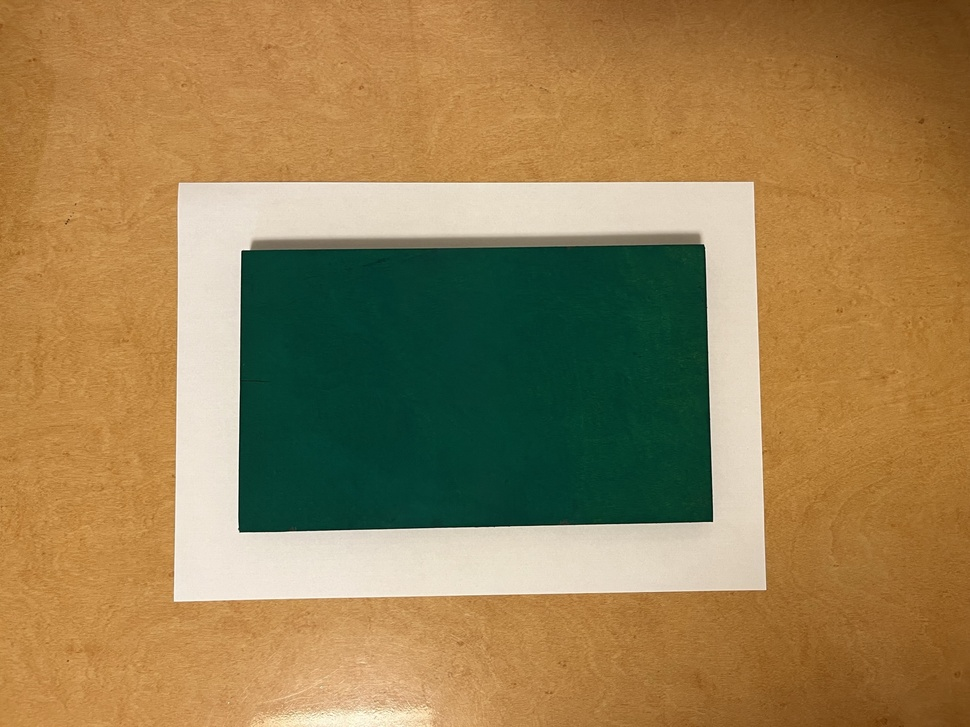
#> input picture data/original_sheet_green.jpg, 970 x 727 px, shrunk from 2048 x 1536 before the run
$ python mask_sheet_green.py
#> lines starting #> are read from the running program, lines starting #| are printed output that depends on the picture; after the words box and inside, x2 and y2 are one past the last pixel; in counts of white or black regions, pixels touching at a corner belong together
#!/usr/bin/env python3
# -*- coding: utf-8 -*-

import cv2 as cv
import numpy as np

#画像データの読み込み
img = cv.imread("original_sheet_green.jpg")
#> img is the input picture: shape (727, 970, 3); mean B, G, R 82.4, 127.9, 153

#BGR色空間からHSV色空間への変換
hsv = cv.cvtColor(img, cv.COLOR_BGR2HSV)
#> hsv: shape (727, 970, 3); mean H, S, V 28.8, 155.6, 163.3

#色検出しきい値の設定
lower = np.array([30,64,0])
upper = np.array([90,255,255])

#色検出しきい値範囲内の色を抽出するマスクを作成
frame_mask = cv.inRange(hsv, lower, upper)
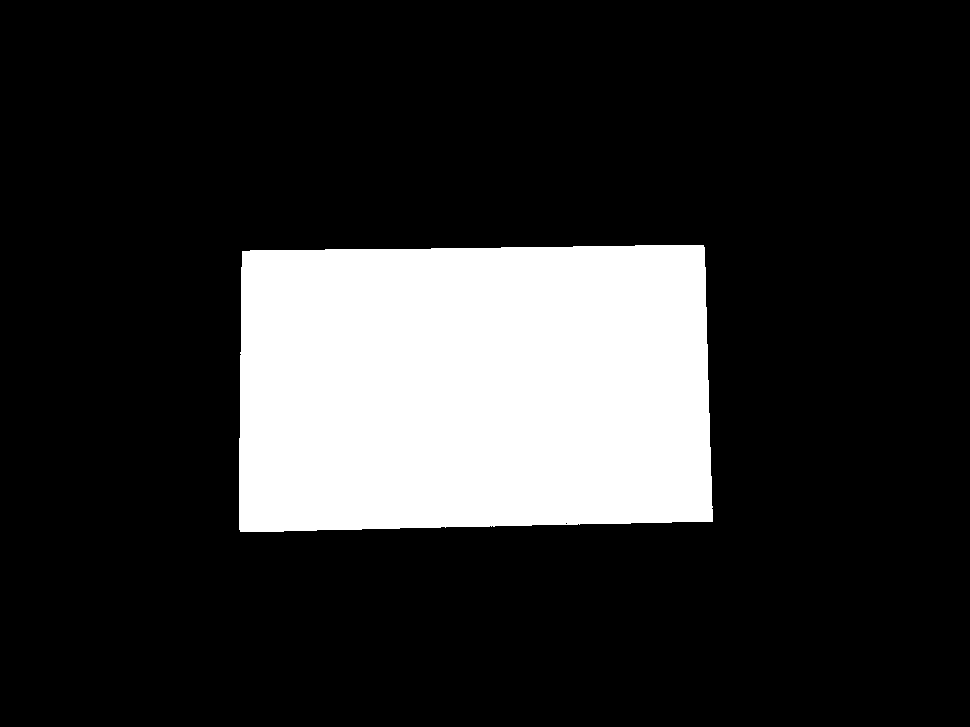
#> frame_mask: shape (727, 970); 18.6% white; 1 white region, box (x1, y1, x2, y2) and area: (239, 245, 713, 532) 130848

#論理演算で色検出
dst = cv.bitwise_and(img, img, mask=frame_mask)
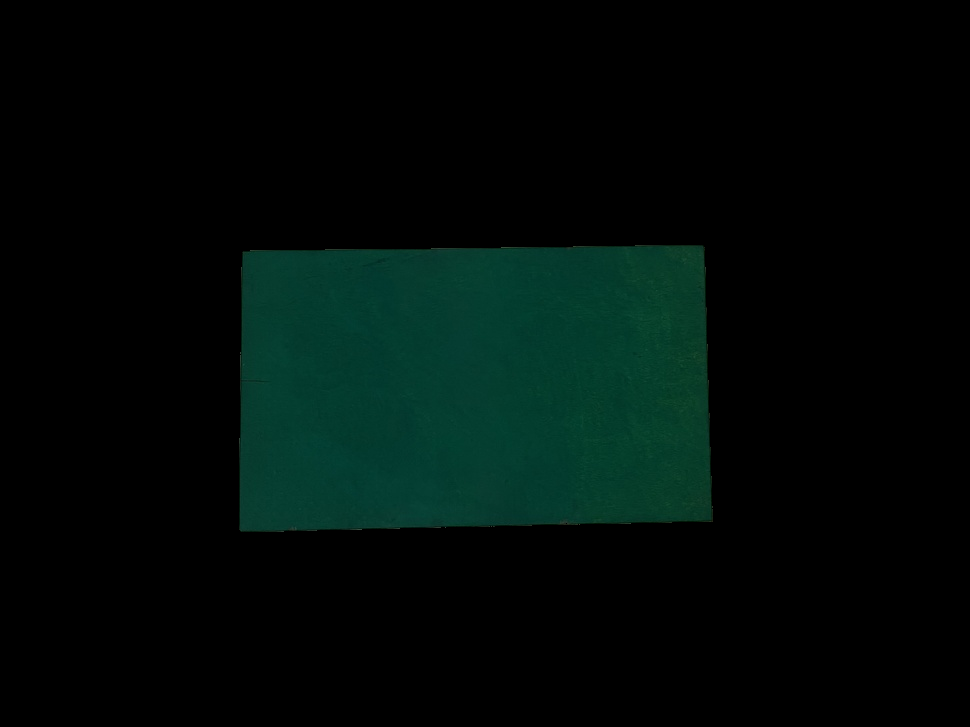
#> dst: shape (727, 970, 3); mean B, G, R 8.4, 11.2, 0.9

cv.imshow("Image",dst)

if cv.waitKey(0) & 0xFF == ord('q'):
#> (key q is pressed here)
    cv.destroyAllWindows()

$ run again, with data/original_cube_green.jpg copied over data/original_sheet_green.jpg
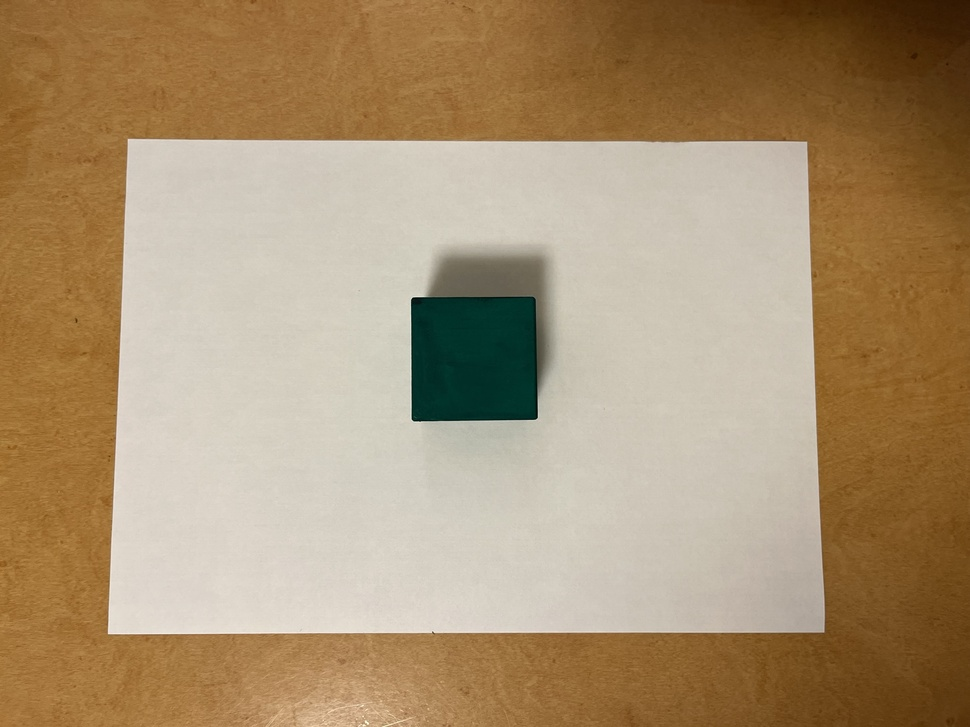
#> input picture data/original_cube_green.jpg, 970 x 727 px, shrunk from 2048 x 1536 before the run
#> img is the input picture: shape (727, 970, 3); mean B, G, R 113.1, 145.5, 169.1
#> hsv: shape (727, 970, 3); mean H, S, V 19.6, 103.8, 170.1
#> `frame_mask = cv.inRange(hsv, lower, upper)`:
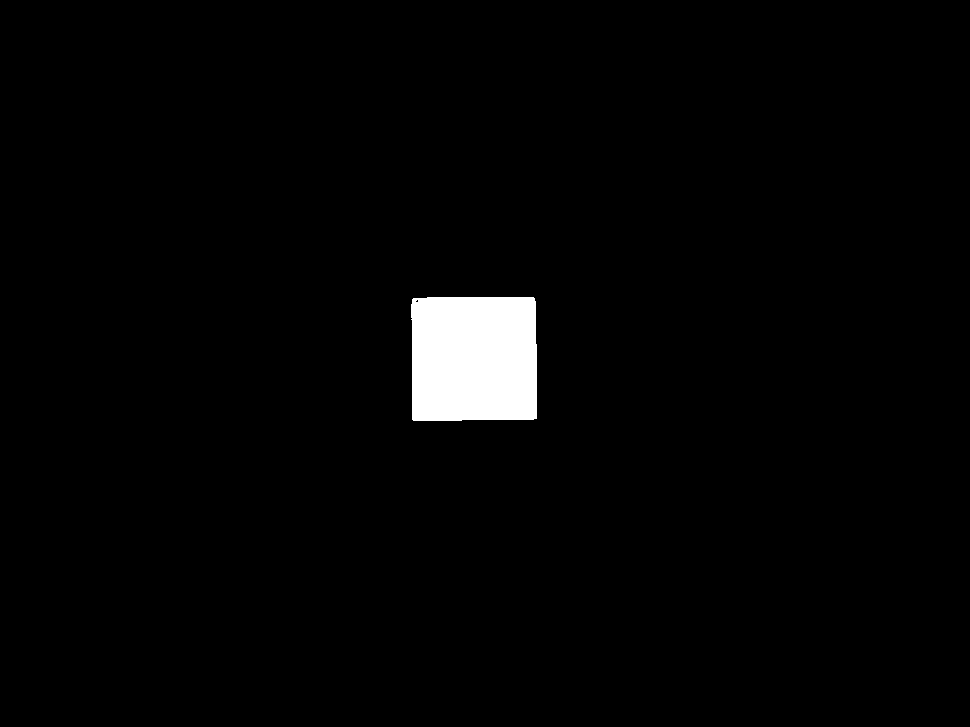
#> frame_mask: shape (727, 970); 2.2% white; 1 white region, box (x1, y1, x2, y2) and area: (411, 297, 537, 421) 15365
#> `dst = cv.bitwise_and(img, img, mask=frame_mask)`:
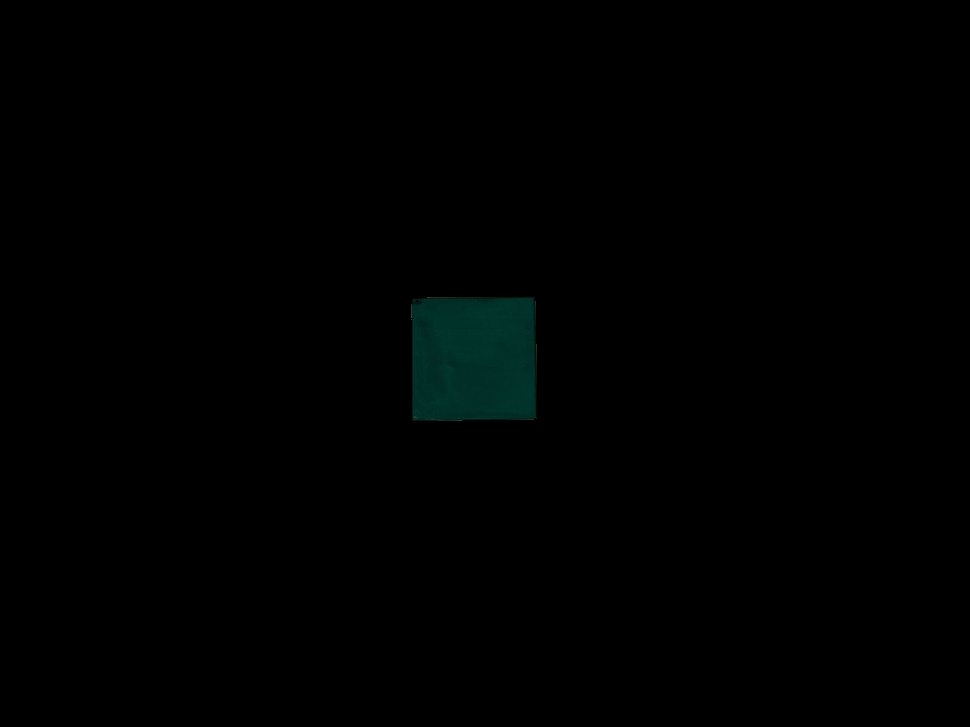
#> dst: shape (727, 970, 3); mean B, G, R 0.9, 1, 0

$ run again, with data/original_cube_green2.jpg copied over data/original_sheet_green.jpg
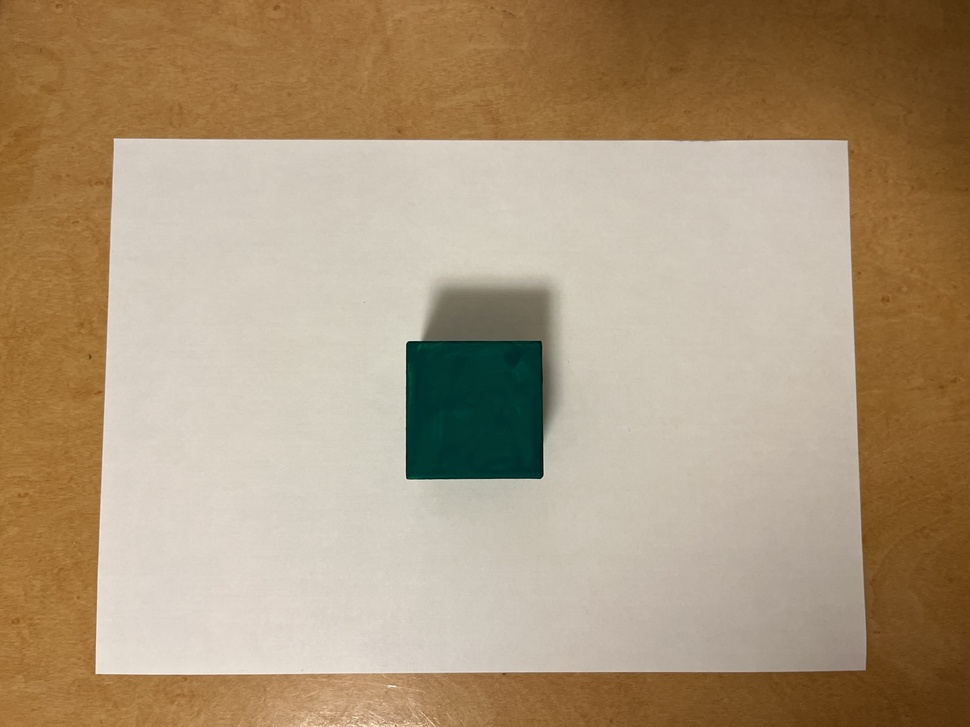
#> input picture data/original_cube_green2.jpg, 970 x 727 px, shrunk from 2048 x 1536 before the run
#> img is the input picture: shape (727, 970, 3); mean B, G, R 122.5, 150.8, 172.1
#> hsv: shape (727, 970, 3); mean H, S, V 19.2, 92.9, 173.4
#> `frame_mask = cv.inRange(hsv, lower, upper)`:
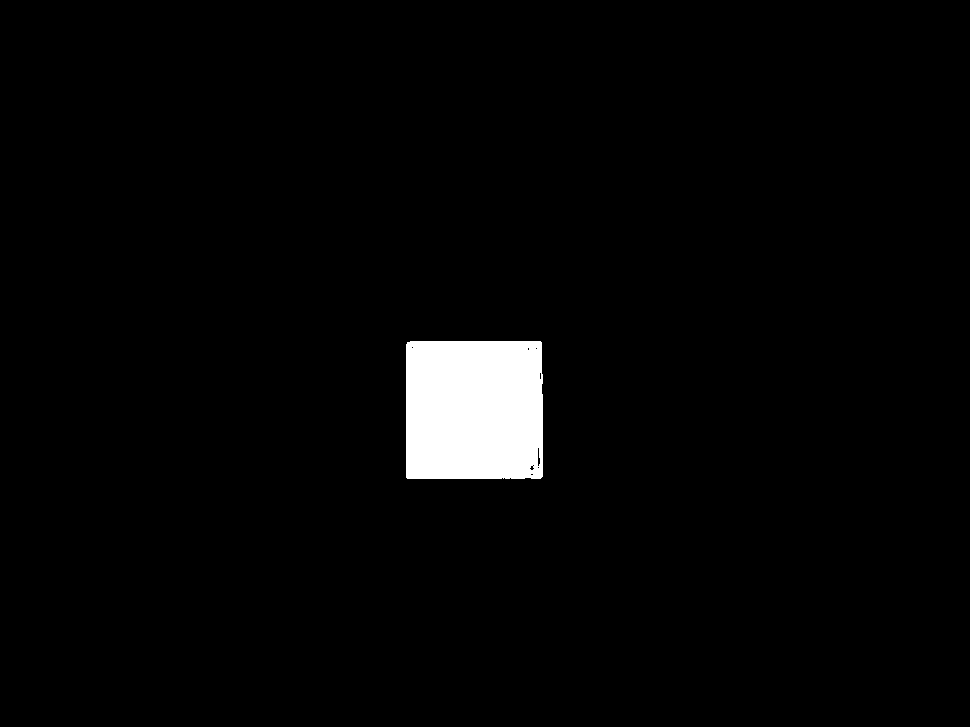
#> frame_mask: shape (727, 970); 2.7% white; 1 white region, box (x1, y1, x2, y2) and area: (406, 341, 543, 479) 18795
#> `dst = cv.bitwise_and(img, img, mask=frame_mask)`:
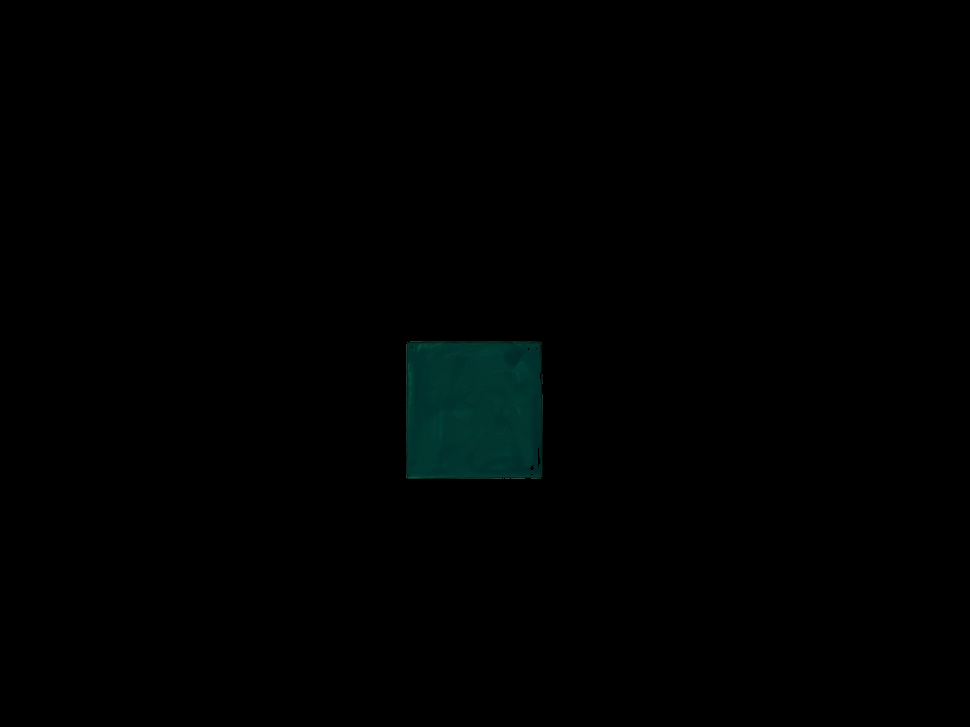
#> dst: shape (727, 970, 3); mean B, G, R 1.2, 1.4, 0.1
